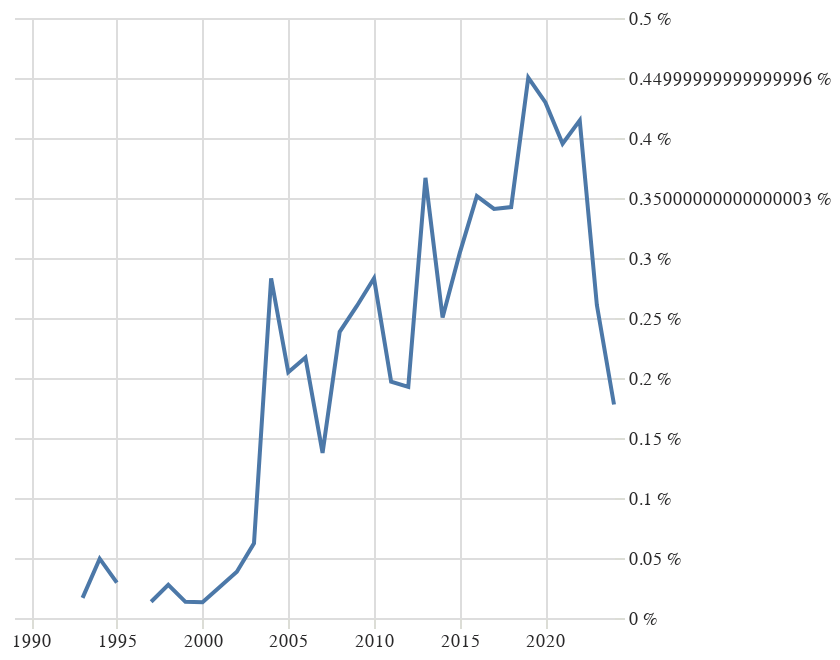

The code cell stored with this chart in its notebook:
### Code cell
grafik("dvojjazyčná vydání")

### Figure 1 — Vega-Lite specification as saved in the notebook (floating-point values rounded to 4 significant figures)
{"config": {"title": {"font": "Noticia Text", "fontSize": 11.5, "anchor": "start", "lineHeight": 19, "fontWeight": "bolder", "subtitleFont": "Noticia Text", "subtitleFontSize": 10, "subtitleLineHeight": 15, "subtitlePadding": 10, "dy": -10, "color": "#292829", "subtitleColor": "#292829"}, "axis": {"labelFont": "Asap", "titleFont": "Asap", "fontWeight": "lighter", "titleFontWeight": "lighter", "labelFontSize": 9, "titleFontSize": 9, "labelPadding": 2, "titlePadding": 9, "domainOpacity": 0, "tickColor": "#DCDDD6", "labelColor": "#292829"}, "legend": {"labelFont": "Asap", "labelFontWeight": "normal", "titleFont": "Asap", "titleFontWeight": "normal", "labelFontSize": 9, "titleFontSize": 9, "labelColor": "#292829"}, "view": {"stroke": "transparent"}}, "data": {"name": "data-a5673c2d5f813026d9e7096566a029f6"}, "mark": {"type": "line"}, "encoding": {"x": {"axis": {"title": null}, "field": "rok", "type": "temporal"}, "y": {"axis": {"domainOpacity": 0, "labelExpr": "datum.label * 100 + ' %'", "orient": "right", "tickColor": "#DCDDD6", "title": null}, "field": "podil", "type": "quantitative"}}, "$schema": "https://vega.github.io/schema/vega-lite/v5.8.0.json", "datasets": {"data-a5673c2d5f813026d9e7096566a029f6": [{"pocet": null, "rok": "1989-01-01T00:00:00", "len_right": 3115, "podil": null, "zanr": "dvojjazyčná vydání"}, {"pocet": 2.0, "rok": "1990-01-01T00:00:00", "len_right": 3220, "podil": 0.0006211, "zanr": "dvojjazyčná vydání"}, {"pocet": null, "rok": "1991-01-01T00:00:00", "len_right": 3598, "podil": null, "zanr": "dvojjazyčná vydání"}, {"pocet": null, "rok": "1992-01-01T00:00:00", "len_right": 4452, "podil": null, "zanr": "dvojjazyčná vydání"}, {"pocet": 1.0, "rok": "1993-01-01T00:00:00", "len_right": 5949, "podil": 0.0001681, "zanr": "dvojjazyčná vydání"}, {"pocet": 3.0, "rok": "1994-01-01T00:00:00", "len_right": 6067, "podil": 0.0004945, "zanr": "dvojjazyčná vydání"}, {"pocet": 2.0, "rok": "1995-01-01T00:00:00", "len_right": 6784, "podil": 0.0002948, "zanr": "dvojjazyčná vydání"}, {"pocet": null, "rok": "1996-01-01T00:00:00", "len_right": 7014, "podil": null, "zanr": "dvojjazyčná vydání"}, {"pocet": 1.0, "rok": "1997-01-01T00:00:00", "len_right": 7395, "podil": 0.0001352, "zanr": "dvojjazyčná vydání"}, {"pocet": 2.0, "rok": "1998-01-01T00:00:00", "len_right": 7210, "podil": 0.0002774, "zanr": "dvojjazyčná vydání"}, {"pocet": 1.0, "rok": "1999-01-01T00:00:00", "len_right": 7427, "podil": 0.0001346, "zanr": "dvojjazyčná vydání"}, {"pocet": 1.0, "rok": "2000-01-01T00:00:00", "len_right": 7629, "podil": 0.0001311, "zanr": "dvojjazyčná vydání"}, {"pocet": 2.0, "rok": "2001-01-01T00:00:00", "len_right": 7757, "podil": 0.0002578, "zanr": "dvojjazyčná vydání"}, {"pocet": 3.0, "rok": "2002-01-01T00:00:00", "len_right": 7776, "podil": 0.0003858, "zanr": "dvojjazyčná vydání"}, {"pocet": 5.0, "rok": "2003-01-01T00:00:00", "len_right": 8038, "podil": 0.000622, "zanr": "dvojjazyčná vydání"}, {"pocet": 24.0, "rok": "2004-01-01T00:00:00", "len_right": 8477, "podil": 0.002831, "zanr": "dvojjazyčná vydání"}, {"pocet": 18.0, "rok": "2005-01-01T00:00:00", "len_right": 8791, "podil": 0.002048, "zanr": "dvojjazyčná vydání"}, {"pocet": 20.0, "rok": "2006-01-01T00:00:00", "len_right": 9212, "podil": 0.002171, "zanr": "dvojjazyčná vydání"}, {"pocet": 13.0, "rok": "2007-01-01T00:00:00", "len_right": 9446, "podil": 0.001376, "zanr": "dvojjazyčná vydání"}, {"pocet": 23.0, "rok": "2008-01-01T00:00:00", "len_right": 9643, "podil": 0.002385, "zanr": "dvojjazyčná vydání"}, {"pocet": 24.0, "rok": "2009-01-01T00:00:00", "len_right": 9230, "podil": 0.0026, "zanr": "dvojjazyčná vydání"}, {"pocet": 27.0, "rok": "2010-01-01T00:00:00", "len_right": 9538, "podil": 0.002831, "zanr": "dvojjazyčná vydání"}, {"pocet": 19.0, "rok": "2011-01-01T00:00:00", "len_right": 9652, "podil": 0.001969, "zanr": "dvojjazyčná vydání"}, {"pocet": 18.0, "rok": "2012-01-01T00:00:00", "len_right": 9345, "podil": 0.001926, "zanr": "dvojjazyčná vydání"}, {"pocet": 35.0, "rok": "2013-01-01T00:00:00", "len_right": 9541, "podil": 0.003668, "zanr": "dvojjazyčná vydání"}, {"pocet": 24.0, "rok": "2014-01-01T00:00:00", "len_right": 9587, "podil": 0.002503, "zanr": "dvojjazyčná vydání"}, {"pocet": 30.0, "rok": "2015-01-01T00:00:00", "len_right": 9866, "podil": 0.003041, "zanr": "dvojjazyčná vydání"}, {"pocet": 33.0, "rok": "2016-01-01T00:00:00", "len_right": 9386, "podil": 0.003516, "zanr": "dvojjazyčná vydání"}, {"pocet": 32.0, "rok": "2017-01-01T00:00:00", "len_right": 9388, "podil": 0.003409, "zanr": "dvojjazyčná vydání"}, {"pocet": 33.0, "rok": "2018-01-01T00:00:00", "len_right": 9637, "podil": 0.003424, "zanr": "dvojjazyčná vydání"}, {"pocet": 42.0, "rok": "2019-01-01T00:00:00", "len_right": 9326, "podil": 0.004504, "zanr": "dvojjazyčná vydání"}, {"pocet": 38.0, "rok": "2020-01-01T00:00:00", "len_right": 8845, "podil": 0.004296, "zanr": "dvojjazyčná vydání"}, {"pocet": 35.0, "rok": "2021-01-01T00:00:00", "len_right": 8856, "podil": 0.003952, "zanr": "dvojjazyčná vydání"}, {"pocet": 36.0, "rok": "2022-01-01T00:00:00", "len_right": 8682, "podil": 0.004147, "zanr": "dvojjazyčná vydání"}, {"pocet": 21.0, "rok": "2023-01-01T00:00:00", "len_right": 8054, "podil": 0.002607, "zanr": "dvojjazyčná vydání"}, {"pocet": 13.0, "rok": "2024-01-01T00:00:00", "len_right": 7306, "podil": 0.001779, "zanr": "dvojjazyčná vydání"}]}}
